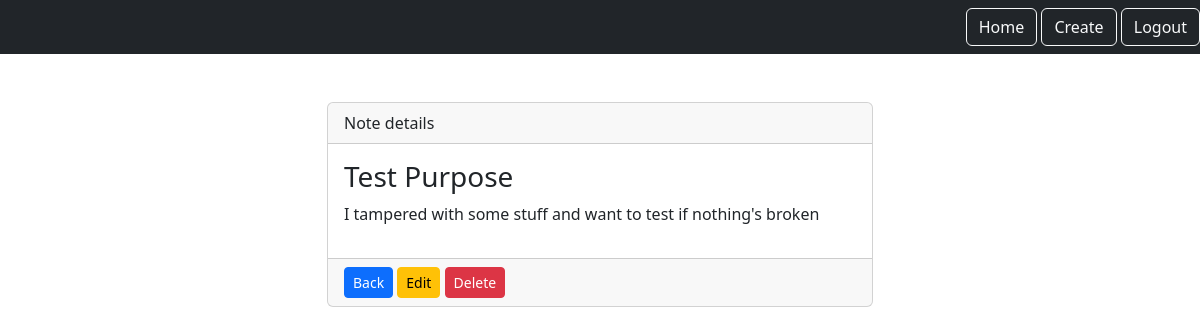
The page /notes/6 (signed in) on the database its author committed.
### notes/models.py (models this page shows)
class Notes(models.Model):
    title = models.CharField(max_length=100)
    text = models.TextField()
    created = models.DateTimeField(auto_now_add=True)
    user = models.ForeignKey(User, on_delete=models.CASCADE, related_name='notes')

### notes/views.py (the view)
# urls.py: path('notes/<int:pk>', views.NotesDetailView.as_view(), name = "note.detail"),
class NotesDetailView(LoginRequiredMixin, DetailView):
    model = Notes
    context_object_name = 'note'
    login_url = '/login'
    def get_queryset(self):
        return self.request.user.notes.all()

### notes/templates/notes/notes_detail.html
{% extends 'base.html' %}
{% load static %}
{% block content %}
	<div class="row justify-content-center">
		<div class="col-md-6">
			<div class="card">
				<div class="card-header">Note details</div>
				<div class="card-body">
					<h1 class="fs-3">{{ note.title }}</h1>
					<p>{{ note.text }}</p>
				</div>
				<div class="card-footer">
					<a href="{% url 'notes.list' %}" class="btn btn-sm btn-primary">Back</a>
					<a href="{% url 'note.update' pk=note.id %}" class="btn btn-sm btn-warning">Edit</a>
					<a href="{% url 'note.delete' pk=note.id %}" class="btn btn-sm btn-danger">Delete</a>
				</div>
			</div>
		</div>
	</div>
{% endblock %}

### rows shown on the page
Notes: title "Test Purpose", text "I tampered with some stuff and want to test if nothing's broken"
